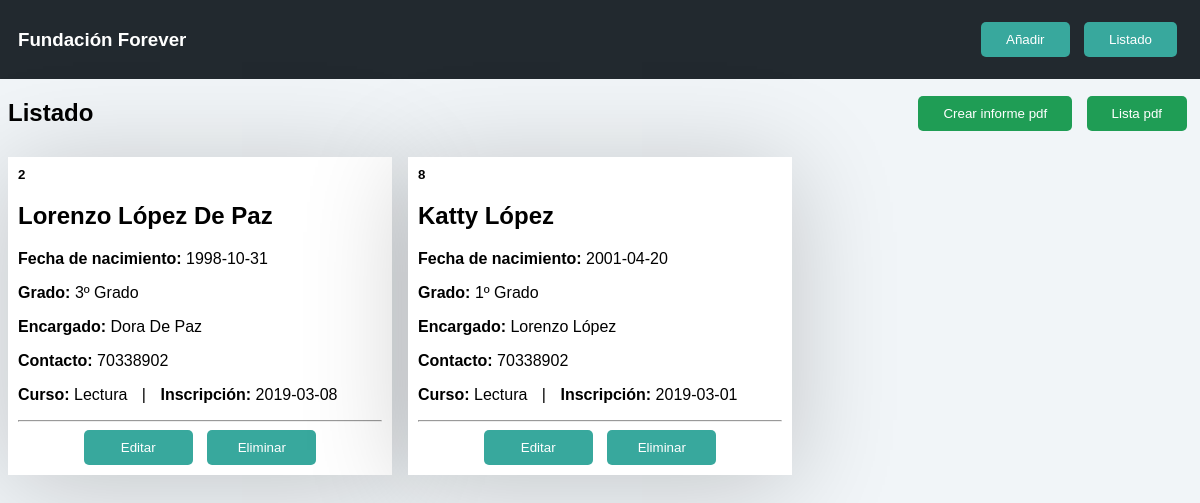
/list.php, run on an earlier commit of the app's database.
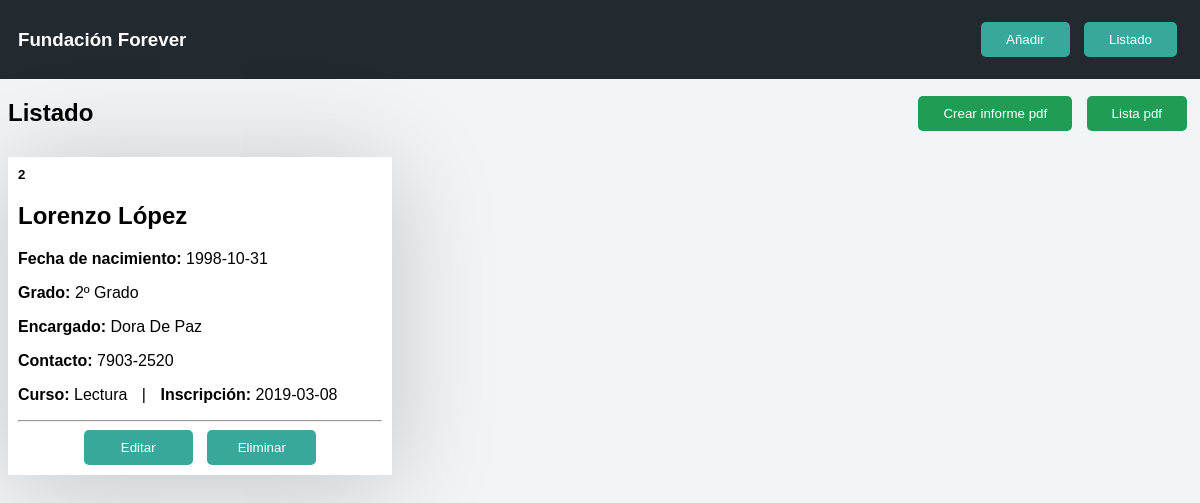
And on a later commit of the database.
### tables this page shows
CREATE TABLE "estudiantes" (
	`id_student`	INTEGER PRIMARY KEY AUTOINCREMENT,
	`nombre`	TEXT,
	`apellido`	TEXT,
	`nacimiento`	NUMERIC,
	`sexo`	TEXT,
	`grado`	INTEGER,
	`encargado`	TEXT,
	`contacto`	NUMERIC,
	`cuidados`	TEXT,
	`curso`	TEXT,
	`inscripcion`	NUMERIC,
	`estado`	INTEGER
);

### list.php (the view, shortened to what this page needs)
<?php
	$conexion = new sqlite3('db/students.db');
	$sql = $conexion -> query("SELECT * FROM estudiantes");
?>
<!DOCTYPE html>
<html lang="en">
<head>
	<link rel="stylesheet" href="css/flexboxgrid.min.css">
	<link rel="stylesheet" href="css/style.css">
</head>
<body style="margin:0;padding:0;">
	<nav class="container-fluid">
		<div class="row middle-xs nav_bar">
			<h3 class="col-xs-12 col-md-8 center-xs start-md">Fundación Forever</h3>
			<div class="col-xs-12 col-md-4 center-xs end-md">
				<a href="index.php"><button class="btn btn-natural">Añadir</button></a>
				<a href="list.php"><button class="btn btn-natural">Listado</button></a>
			</div>
		</div>
	</nav>
	<section class="container-fluid" id="wrap">
		<div class="row middle-xs">
			<div class="col-xs-12 col-md-8 center-xs start-md">
				<h1>Listado</h1>
			</div>
			<div class="col-xs-12 col-md-4 center-xs end-md space">
				<a href="create.php?type=view"><button id="toPDF" class="btn btn-action">Crear informe pdf</button></a>
				<a href="create.php?type=lista"><button id="toPDF" class="btn btn-action">Lista pdf</button></a>
			</div>
			<?php while($row = $sql -> FetchArray()){ ?>
				<div class="col-xs-12 col-md-4 space">
					<div class="box-student">
						<h5 class="marginNone"><?php echo $row['id_student']; ?></h5>
						<h2><?php echo $row['nombre']." ".$row['apellido']; ?></h2>
						<p><b>Fecha de nacimiento:</b> <?php echo $row['nacimiento']; ?></p>
						<p><b>Grado:</b> <?php echo $row['grado']; ?>º Grado</p>
						<p><b>Encargado:</b> <?php echo $row['encargado']; ?></p>
						<p><b>Contacto:</b> <?php echo $row['contacto']; ?></p>
						<p><b>Curso:</b> Lectura <span style="padding: 0px 10px;">|</span> <b>Inscripción:</b> <?php echo $row['inscripcion']; ?></p>
						<hr>
						<div class="center-xs">
							<a href="edit.php?id=<?php echo $row['id_student']; ?>"><button class="btn btn-natural" style="width: 30%;">Editar</button></a>
							<a href="fn/delete.php?id=<?php echo $row['id_student']; ?>"><button class="btn btn-natural" style="width: 30%;">Eliminar</button></a>
						</div>
					</div>
				</div>
			<?php }; ?>
		</div>
	</section>
</body>
</html>

### css/style.css (style rules this page uses)
body { background: #F1F5F8; font-family: sans-serif; }
button { cursor: pointer; }
.space { margin: 10px 0px; }
.marginNone { margin: 0px; }
.nav_bar { color:white; padding: 10px; font-family: sans-serif; background-color: #22292F; }
.btn { border:none; background: #B8C2CC; border-radius: 5px; margin: 0px 5px; padding: 10px 25px; transition: all 0.3s ease-in-out; }
.btn-natural { color:white; background: #38A89D; }
.btn-action { color: white; background: #1F9D55; }
.box-student { padding: 10px; background: white; box-shadow: 0px 10px 100px rgba(0,0,0,0.2); }

What changed in the data, as far as the page shows it:
removed estudiantes: id_student "8", nombre "Katty", apellido "López", nacimiento "2001-04-20", grado "1", encargado "Lorenzo López", contacto "70338902", inscripcion "2019-03-01"
changed estudiantes "Lorenzo": apellido "López De Paz" → "López"; grado "3" → "2"; contacto "70338902" → "7903-2520"
